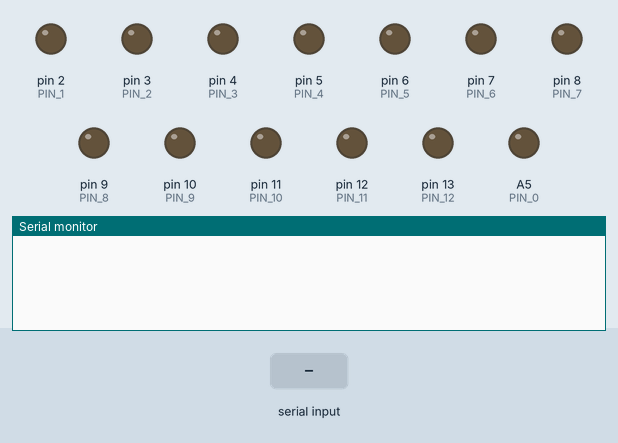
This sketch was run on a simulated Arduino Uno, built with avr-gcc and run on an emulated ATmega328P. Parts: output pins drawn as LEDs (lit = HIGH), the last lines printed to the serial monitor. The inputs (shaded band) are chosen by the test bench.

Above: at 1.2 s.
1.3 s: "c\n" received over Serial
At 2.5 s:
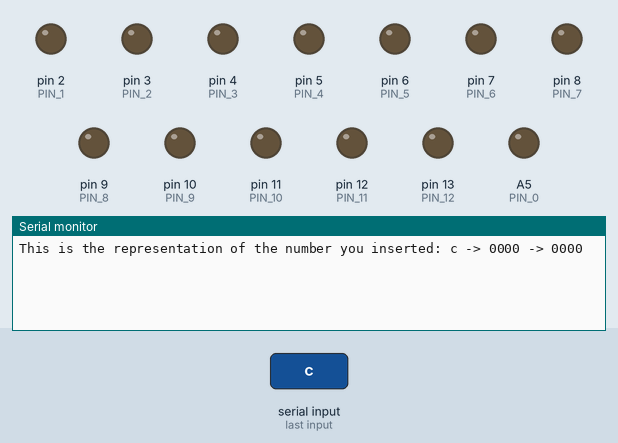
2.8 s: "90,45\n" received over Serial
At 3.6 s:
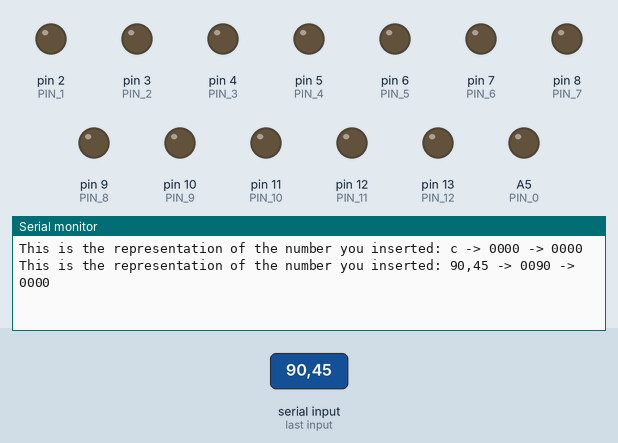
4.3 s: "0\n" received over Serial
At 4.8 s:
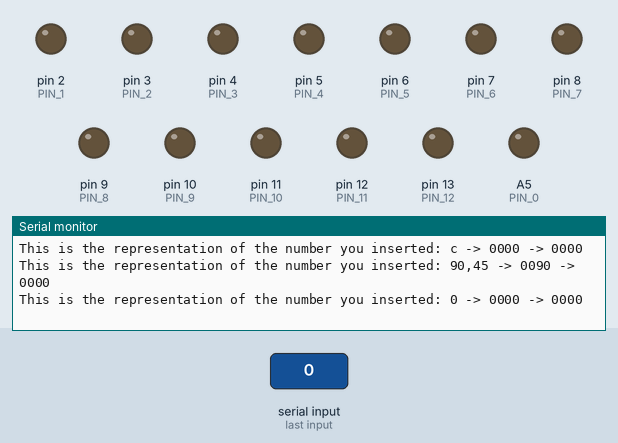

Measured:
- after the input at 1.3 s, the serial monitor: prints a new line at once (image 1)
- after the input at 2.8 s, the serial monitor: prints a new line at once (image 2)
- after the input at 4.3 s, the serial monitor: prints a new line at once (image 3)

The sketch:

Sim_ADC.ino
```cpp
#define PIN_12 13
#define PIN_11 12
#define PIN_10 11
#define PIN_9 10
#define PIN_8 9
#define PIN_7 8
#define PIN_6 7
#define PIN_5 6
#define PIN_4 5
#define PIN_3 4
#define PIN_2 3
#define PIN_1 2
#define PIN_0 A5
#define SEL A4

String str_num = "";
char rx = 0;
int number = 0;
int bit0, bit1, bit2, bit3, bit4, bit5, bit6, bit7, bit8, bit9, bit10, bit11, bit12;
int M = 0;
int C = 0;
int D = 0;
int U = 0;
int Ms = 0;
int Cs = 0;
int Ds = 0;
int Us = 0;

void byDigits(int num) {
  M = (num / 1000) % 10;
  C = (num / 100) % 10;
  D = (num / 10) % 10;
  U = num % 10;
  return;
}
void shiftingDigits(int num) {
  Ms = num >> 10;
  Cs = (num - (Ms << 10)) >> 7;
  if(Cs > 9)
  {
    Cs = 0;
  }
  Ds = (num - (Ms << 10) - (Cs << 7)) >> 3;
  if(Ds > 9)
  {
    Ds = 0;
  }
  Us = (num - (Ms << 10) - (Cs << 7) - (Ds << 3));
  if(Us > 9)
  {
    Us = 0;
  }
  return;
}

void updateOutput(int value) {
  bit0 = (value >> 12) & 1;
  bit1 = (value >> 11) & 1;
  bit2 = (value >> 10) & 1;
  bit3 = (value >> 9) & 1;
  bit4 = (value >> 8) & 1;
  bit5 = (value >> 7) & 1;
  bit6 = (value >> 6) & 1;
  bit7 = (value >> 5) & 1;
  bit8 = (value >> 4) & 1;
  bit9 = (value >> 3) & 1;
  bit10 = (value >> 2) & 1;
  bit11 = (value >> 1) & 1;
  bit12 = value & 1;
  digitalWrite(PIN_12, bit0);
  digitalWrite(PIN_11, bit1);
  digitalWrite(PIN_10, bit2);
  digitalWrite(PIN_9, bit3);
  digitalWrite(PIN_8, bit4);
  digitalWrite(PIN_7, bit5);
  digitalWrite(PIN_6, bit6);
  digitalWrite(PIN_5, bit7);
  digitalWrite(PIN_4, bit8);
  digitalWrite(PIN_3, bit9);
  digitalWrite(PIN_2, bit10);
  digitalWrite(PIN_1, bit11);
  digitalWrite(PIN_0, bit12);
}
void setup() {
  // put your setup code here, to run once:
  pinMode(PIN_12, OUTPUT);
  pinMode(PIN_11, OUTPUT);
  pinMode(PIN_10, OUTPUT);
  pinMode(PIN_9, OUTPUT);
  pinMode(PIN_8, OUTPUT);
  pinMode(PIN_7, OUTPUT);
  pinMode(PIN_6, OUTPUT);
  pinMode(PIN_5, OUTPUT);
  pinMode(PIN_4, OUTPUT);
  pinMode(PIN_3, OUTPUT);
  pinMode(PIN_2, OUTPUT);
  pinMode(PIN_1, OUTPUT);
  pinMode(PIN_0, OUTPUT);
  Serial.begin(115200);
}

void loop() {
  // put your main code here, to run repeatedly:
  while (!Serial.available()) {}
  if (Serial.available()) {
    str_num = Serial.readStringUntil('\n');
    number = str_num.toInt();
    if (number > 8191 || number < 0) {
      Serial.println("Please insert a number in the range of 0 - 8191");
    } else {
      byDigits(number);
      shiftingDigits(number);
      Serial.print("This is the representation of the number you inserted: ");
      Serial.print(str_num);
      Serial.print(" -> ");
      Serial.print(M);
      Serial.print(C);
      Serial.print(D);
      Serial.print(U);
      Serial.print(" -> ");
      Serial.print(Ms);
      Serial.print(Cs);
      Serial.print(Ds);
      Serial.println(Us);
    }
  }
}
```

ADC_Slave.cpp
```cpp
#include <Arduino.h>

#define DATA_3 13
#define DATA_2 12
#define DATA_1 11
#define DATA_0 10
#define ENABLE 9
#define ADC_INT 8
#define SAMPLES 100

unsigned long acc = 0;
float value = 0;
unsigned int finalValue = 0;
int ADC1 = A0; // Voltage
int counter = 0;
int D = 0;
int U = 0;
int set_temp = 45;
int set_time = 13;
char e_flag = 0;

const int stopPin = 7;  // Pin for STOP (toggle)
const int startPin = 6; // Pin for START (pulse)
bool stopState = LOW;   // Keeps track of STOP state

void updateDataOutput(char val, char position, char print)
{
  int b3, b2, b1, b0;
  if (position == 0)
  {
    b3 = (val >> 3) & 1;
    b2 = (val >> 2) & 1;
    b1 = (val >> 1) & 1;
    b0 = val & 1;
    digitalWrite(DATA_3, b3);
    digitalWrite(DATA_2, b2);
    digitalWrite(DATA_1, b1);
    digitalWrite(DATA_0, b0);
  }
  else
  {
    b3 = (val >> 7) & 1;
    b2 = (val >> 6) & 1;
    b1 = (val >> 5) & 1;
    b0 = (val >> 4) & 1;
    digitalWrite(DATA_3, b3);
    digitalWrite(DATA_2, b2);
    digitalWrite(DATA_1, b1);
    digitalWrite(DATA_0, b0);
  }
  if (print == 1)
  {
    Serial.print("This is reg A -> ");
    Serial.print(b3);
    Serial.print(b2);
    Serial.print(b1);
    Serial.println(b0);
  }
  return;
}

void serialCommand()
{
  if (Serial.available())
  {
    String input = Serial.readStringUntil('\n'); // Read the full line until newline

    input.trim(); // Remove any leading/trailing whitespace

    if (input.length() == 0)
      return;

    char command = input.charAt(0);

    if (command == 'S' || command == 's')
    {
      stopState = !stopState; // Toggle stop state
      digitalWrite(stopPin, stopState);
      Serial.print("STOP is now: ");
      Serial.println(stopState ? "ON" : "OFF");
    }
    else if (command == 'P' || command == 'p')
    {
      digitalWrite(startPin, HIGH); // Send pulse
      Serial.println("START pulse sent");
      delay(1000); // 1 second pulse
      digitalWrite(startPin, LOW);
    }
    else if (command == 'C' || command == 'c')
    {
      int equalIndex = input.indexOf('=');
      if (equalIndex != -1)
      {
        String valString = input.substring(equalIndex + 1);
        value = valString.toFloat(); // Convert string to float
        Serial.print("Value updated to: ");
        Serial.println(value);
      }
      else
      {
        Serial.println("Invalid format. Use C=value");
      }
    }
  }
}

void setup()
{
  // put your setup code here, to run once:
  Serial.begin(115200);
  pinMode(DATA_3, OUTPUT);
  pinMode(DATA_2, OUTPUT);
  pinMode(DATA_1, OUTPUT);
  pinMode(DATA_0, OUTPUT);
  pinMode(ENABLE, INPUT);
  pinMode(ADC_INT, OUTPUT);
  digitalWrite(ADC_INT, LOW);

  pinMode(stopPin, OUTPUT);
  pinMode(startPin, OUTPUT);
  digitalWrite(stopPin, stopState);
  digitalWrite(startPin, LOW);
  Serial.println("Enter 'S' to toggle STOP, 'P' for START pulse");
}

void loop()
{
  serialCommand();
  if (digitalRead(ENABLE) && e_flag == 0)
  {
    acc = acc + analogRead(ADC1);
    counter++;
    if (counter == SAMPLES)
    {
      counter = 0;
      Serial.println(analogRead(ADC1));
      // value = (((acc * 5.0) / 1023.0) - 273.15);
      // value = (((((acc / SAMPLES * 4.7) / 1023.0) - 0.05) / 0.01) - 273.15); // With correction of 0.05V
      value = ((((acc / SAMPLES) * 5.0) / 1023.0)) * 100;
      finalValue = int(trunc(value));
      Serial.println(finalValue);
      D = (finalValue / 10) % 10;
      U = (finalValue % 10);
      updateDataOutput(D, 0, 1);
      delay(1);
      digitalWrite(ADC_INT, HIGH);
      delay(1);
      digitalWrite(ADC_INT, LOW);
      updateDataOutput(U, 0, 1);
      delay(1);
      digitalWrite(ADC_INT, HIGH);
      delay(1);
      digitalWrite(ADC_INT, LOW);
      updateDataOutput(finalValue, 0, 1);
      digitalWrite(ADC_INT, HIGH);
      delay(1);
      digitalWrite(ADC_INT, LOW);
      updateDataOutput(finalValue, 1, 1);
      digitalWrite(ADC_INT, HIGH);
      delay(1);
      digitalWrite(ADC_INT, LOW);
      updateDataOutput(set_temp, 0, 1);
      digitalWrite(ADC_INT, HIGH);
      delay(1);
      digitalWrite(ADC_INT, LOW);
      updateDataOutput(set_temp, 1, 1);
      digitalWrite(ADC_INT, HIGH);
      delay(1);
      digitalWrite(ADC_INT, LOW);
      updateDataOutput(set_time, 0, 1);
      digitalWrite(ADC_INT, HIGH);
      delay(1);
      digitalWrite(ADC_INT, LOW);
      acc = 0;
      Serial.print("This is the value requested -> ");
      Serial.print(D);
      Serial.println(U);
      Serial.print("This is the temperature reading -> ");
      Serial.println(finalValue);
      Serial.print("This is the set temperature -> ");
      Serial.println(set_temp);
      Serial.print("This is the set time -> ");
      Serial.println(set_time);
      e_flag = 1;
    }
  }
  else if (digitalRead(ENABLE) == 0)
  {
    e_flag = 0;
    acc = 0;
    updateDataOutput(0, 0, 0);
    digitalWrite(ADC_INT, LOW);
    counter = 0;
  }
}
```
